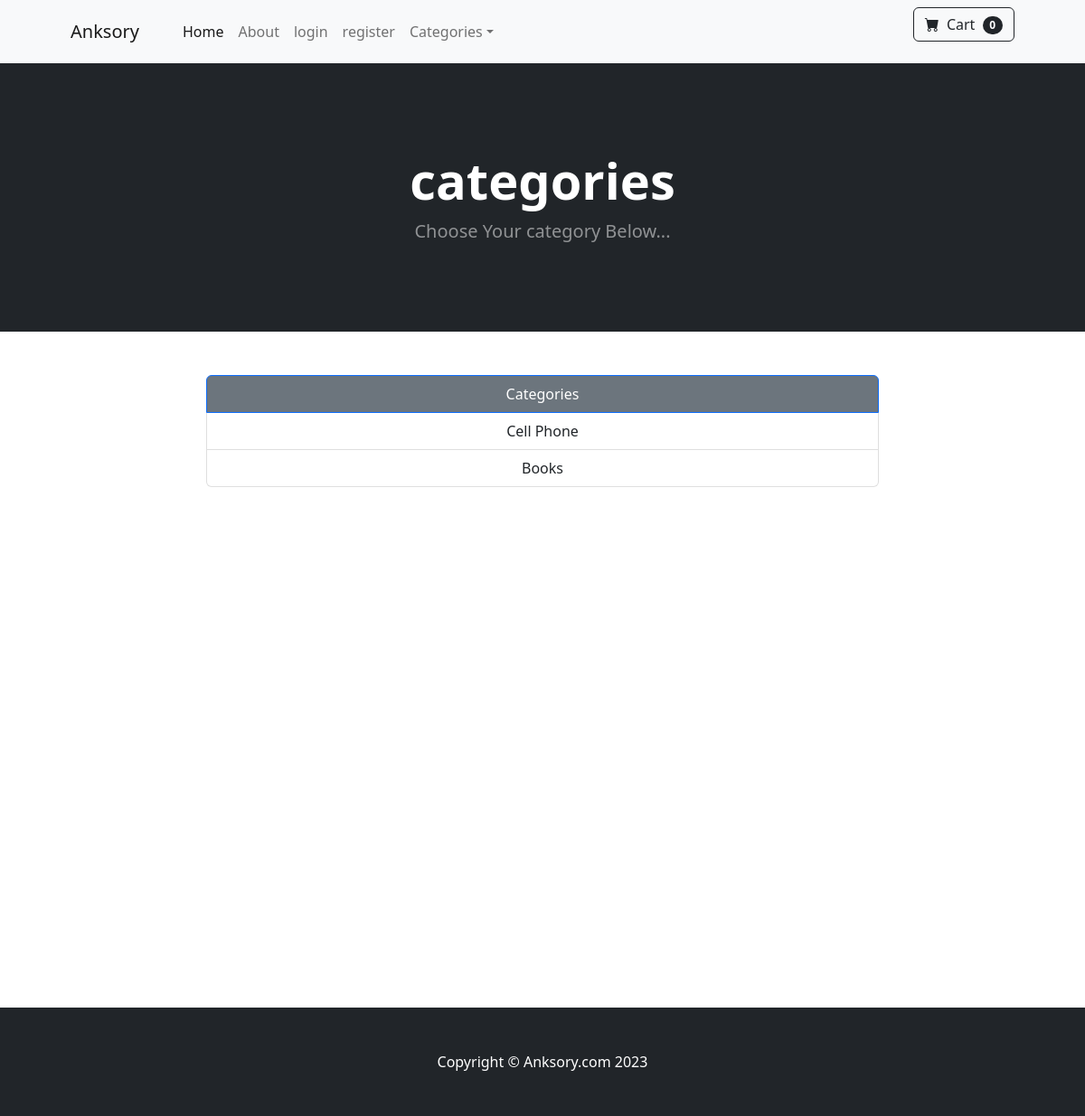
The app's page /category_summary/, older data.
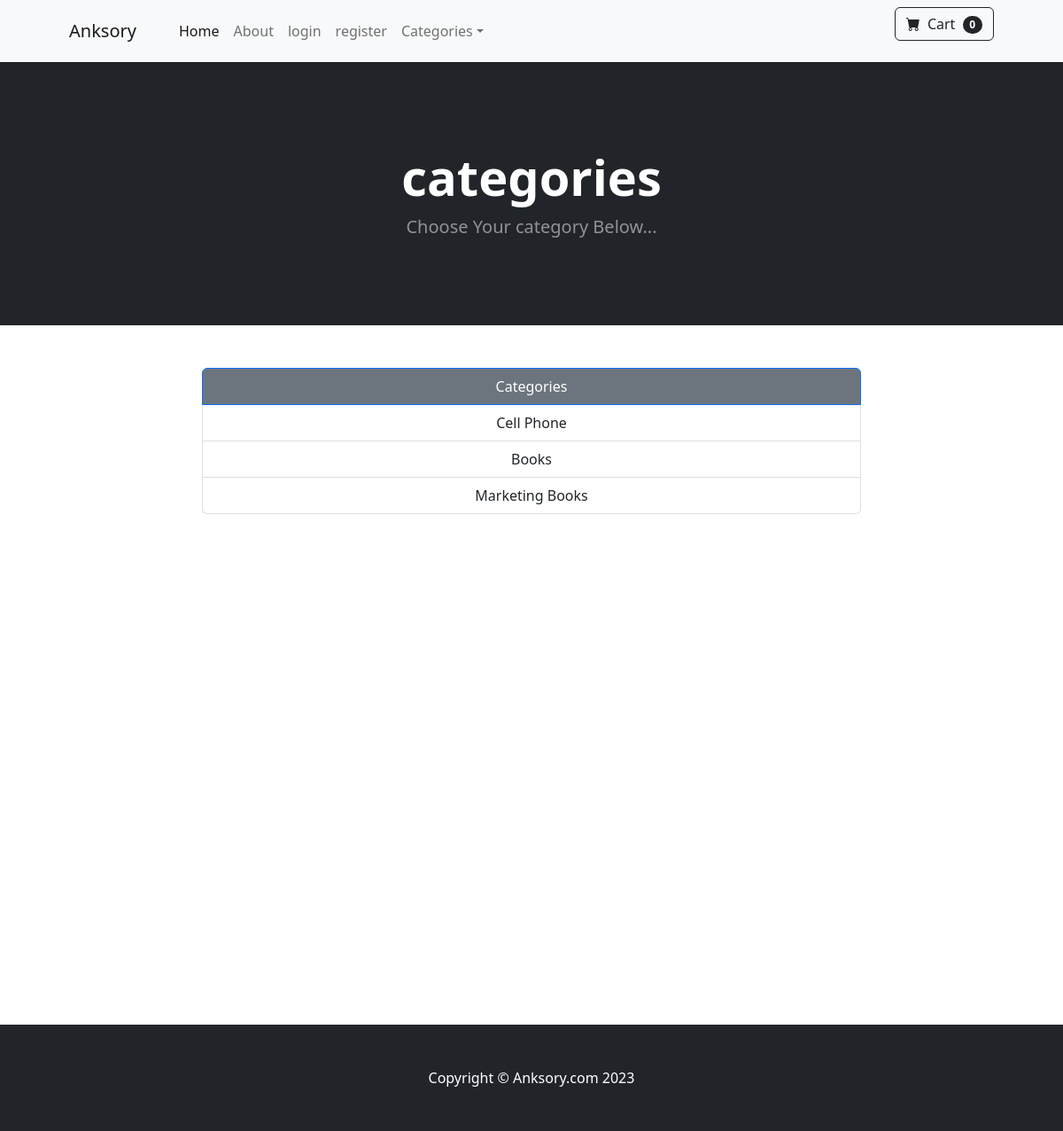
The same page, newer data.
### store/models.py (models this page shows)
class Category(models.Model):
    name=models.CharField(max_length=50)
    def __str__(self) -> str:
        return self.name
    class Meta:
        verbose_name_plural='Categories'

### store/views.py (the view)
# urls.py: path('category_summary/',category_summary, name='category_summary'),
def category_summary(request):
    categories = Category.objects.all()
    return render(request, 'category_summary.html', {'categories': categories})

### cart/cart.py (called while the page is built)
    def __len__(self):
         return len(self.cart)

### cart/context_processors.py (called while the page is built)
def cart(request):
    return {'cart': Cart(request)}

### store/templates/category_summary.html (shortened to what this page needs)
{% extends 'base.html' %}
{% block content %}
<header class="bg-dark py-5">
    <div class="container px-4 px-lg-5 my-5">
        <div class="text-center text-white">
            <h1 class="display-4 fw-bolder">categories</h1>
            <p class="lead fw-normal text-white-50 mb-0">Choose Your category Below...</p>
        </div>
    </div>
</header>
<div class="container">
    <div class="row">
        <center>
            <div class="col-8">
                <br/><br/>
                <div class="list-group">
                    <a href="#" class="list-group-item list-group-item-action active bg-secondary">
                        Categories
                    </a>
                    {%for category in categories%}
                    <a href="{% url 'category' category %}" class="list-group-item list-group-item-action ">{{category}}</a>
                    {% endfor %}
                  </div>
                <br/><br/><br/><br/><br/><br/><br/><br/><br/><br/><br/><br/>
                <br/><br/><br/><br/><br/><br/><br/><br/><br/><br/><br/><br/>
            </div>
        </center>
    </div>
</div>
{% endblock %}

Row changes from the older to the newer data that the page shows:
added Category: name "Marketing Books"
